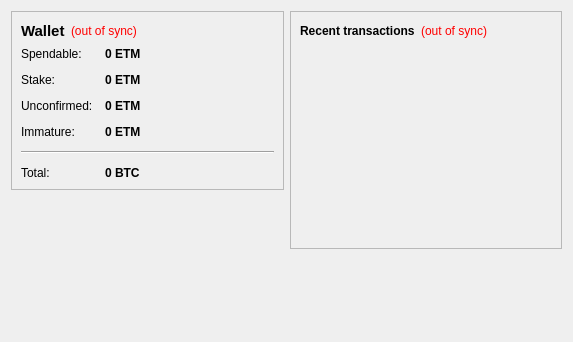
<?xml version="1.0" encoding="UTF-8"?>
<ui version="4.0">
 <class>OverviewPage</class>
 <widget class="QWidget" name="OverviewPage">
  <property name="geometry">
   <rect>
    <x>0</x>
    <y>0</y>
    <width>573</width>
    <height>342</height>
   </rect>
  </property>
  <property name="windowTitle">
   <string>Form</string>
  </property>
  <layout class="QHBoxLayout" name="horizontalLayout" stretch="1,1">
   <item>
    <layout class="QVBoxLayout" name="verticalLayout_2">
     <item>
      <widget class="QFrame" name="frame">
       <property name="frameShape">
        <enum>QFrame::StyledPanel</enum>
       </property>
       <property name="frameShadow">
        <enum>QFrame::Raised</enum>
       </property>
       <layout class="QVBoxLayout" name="verticalLayout_4">
        <item>
         <layout class="QHBoxLayout" name="horizontalLayout_4">
          <item>
           <widget class="QLabel" name="label_5">
            <property name="font">
             <font>
              <pointsize>11</pointsize>
              <weight>75</weight>
              <bold>true</bold>
             </font>
            </property>
            <property name="text">
             <string>Wallet</string>
            </property>
           </widget>
          </item>
          <item>
           <widget class="QLabel" name="labelWalletStatus">
            <property name="toolTip">
             <string>The displayed information may be out of date. Your wallet automatically synchronizes with the EliteCoin network after a connection is established, but this process has not completed yet.</string>
            </property>
            <property name="styleSheet">
             <string notr="true">QLabel { color: red; }</string>
            </property>
            <property name="text">
             <string notr="true">(out of sync)</string>
            </property>
            <property name="alignment">
             <set>Qt::AlignLeading|Qt::AlignLeft|Qt::AlignVCenter</set>
            </property>
           </widget>
          </item>
          <item>
           <spacer name="horizontalSpacer_2">
            <property name="orientation">
             <enum>Qt::Horizontal</enum>
            </property>
            <property name="sizeHint" stdset="0">
             <size>
              <width>40</width>
              <height>20</height>
             </size>
            </property>
           </spacer>
          </item>
         </layout>
        </item>
        <item>
         <layout class="QFormLayout" name="formLayout_2">
          <property name="fieldGrowthPolicy">
           <enum>QFormLayout::AllNonFixedFieldsGrow</enum>
          </property>
          <property name="horizontalSpacing">
           <number>12</number>
          </property>
          <property name="verticalSpacing">
           <number>12</number>
          </property>
          <item row="0" column="0">
           <widget class="QLabel" name="label">
            <property name="text">
             <string>Spendable:</string>
            </property>
           </widget>
          </item>
          <item row="0" column="1">
           <widget class="QLabel" name="labelBalance">
            <property name="font">
             <font>
              <weight>75</weight>
              <bold>true</bold>
             </font>
            </property>
            <property name="cursor">
             <cursorShape>IBeamCursor</cursorShape>
            </property>
            <property name="toolTip">
             <string>Your current spendable balance</string>
            </property>
            <property name="text">
             <string notr="true">0 ETM</string>
            </property>
            <property name="textInteractionFlags">
             <set>Qt::LinksAccessibleByMouse|Qt::TextSelectableByKeyboard|Qt::TextSelectableByMouse</set>
            </property>
           </widget>
          </item>
          <item row="1" column="0">
           <widget class="QLabel" name="label_6">
            <property name="text">
             <string>Stake:</string>
            </property>
           </widget>
          </item>
          <item row="1" column="1">
           <widget class="QLabel" name="labelStake">
            <property name="font">
             <font>
              <weight>75</weight>
              <bold>true</bold>
             </font>
            </property>
            <property name="cursor">
             <cursorShape>IBeamCursor</cursorShape>
            </property>
            <property name="toolTip">
             <string>Total of coins that was staked, and do not yet count toward the current balance</string>
            </property>
            <property name="text">
             <string notr="true">0 ETM</string>
            </property>
            <property name="textInteractionFlags">
             <set>Qt::LinksAccessibleByMouse|Qt::TextSelectableByKeyboard|Qt::TextSelectableByMouse</set>
            </property>
           </widget>
          </item>
          <item row="2" column="0">
           <widget class="QLabel" name="label_3">
            <property name="text">
             <string>Unconfirmed:</string>
            </property>
           </widget>
          </item>
          <item row="2" column="1">
           <widget class="QLabel" name="labelUnconfirmed">
            <property name="font">
             <font>
              <weight>75</weight>
              <bold>true</bold>
             </font>
            </property>
            <property name="cursor">
             <cursorShape>IBeamCursor</cursorShape>
            </property>
            <property name="toolTip">
             <string>Total of transactions that have yet to be confirmed, and do not yet count toward the current balance</string>
            </property>
            <property name="text">
             <string notr="true">0 ETM</string>
            </property>
            <property name="textInteractionFlags">
             <set>Qt::LinksAccessibleByMouse|Qt::TextSelectableByKeyboard|Qt::TextSelectableByMouse</set>
            </property>
           </widget>
          </item>
          <item row="3" column="0">
           <widget class="QLabel" name="labelImmatureText">
            <property name="text">
             <string>Immature:</string>
            </property>
           </widget>
          </item>
          <item row="3" column="1">
           <widget class="QLabel" name="labelImmature">
            <property name="font">
             <font>
              <weight>75</weight>
              <bold>true</bold>
             </font>
            </property>
            <property name="toolTip">
             <string>Mined balance that has not yet matured</string>
            </property>
            <property name="text">
             <string notr="true">0 ETM</string>
            </property>
            <property name="textInteractionFlags">
             <set>Qt::LinksAccessibleByMouse|Qt::TextSelectableByKeyboard|Qt::TextSelectableByMouse</set>
            </property>
           </widget>
          </item>
          <item row="4" column="0" colspan="2">
           <widget class="Line" name="line">
            <property name="orientation">
             <enum>Qt::Horizontal</enum>
            </property>
           </widget>
          </item>
          <item row="5" column="0">
           <widget class="QLabel" name="labelTotalText">
            <property name="text">
             <string>Total:</string>
            </property>
           </widget>
          </item>
          <item row="5" column="1">
           <widget class="QLabel" name="labelTotal">
            <property name="font">
             <font>
              <weight>75</weight>
              <bold>true</bold>
             </font>
            </property>
            <property name="cursor">
             <cursorShape>IBeamCursor</cursorShape>
            </property>
            <property name="toolTip">
             <string>Your current total balance</string>
            </property>
            <property name="text">
             <string notr="true">0 BTC</string>
            </property>
            <property name="textInteractionFlags">
             <set>Qt::LinksAccessibleByMouse|Qt::TextSelectableByKeyboard|Qt::TextSelectableByMouse</set>
            </property>
           </widget>
          </item>
         </layout>
        </item>
       </layout>
      </widget>
     </item>
     <item>
      <spacer name="verticalSpacer">
       <property name="orientation">
        <enum>Qt::Vertical</enum>
       </property>
       <property name="sizeHint" stdset="0">
        <size>
         <width>20</width>
         <height>40</height>
        </size>
       </property>
      </spacer>
     </item>
    </layout>
   </item>
   <item>
    <layout class="QVBoxLayout" name="verticalLayout_3">
     <item>
      <widget class="QFrame" name="frame_2">
       <property name="frameShape">
        <enum>QFrame::StyledPanel</enum>
       </property>
       <property name="frameShadow">
        <enum>QFrame::Raised</enum>
       </property>
       <layout class="QVBoxLayout" name="verticalLayout">
        <item>
         <layout class="QHBoxLayout" name="horizontalLayout_2">
          <item>
           <widget class="QLabel" name="label_4">
            <property name="text">
             <string>&lt;b&gt;Recent transactions&lt;/b&gt;</string>
            </property>
           </widget>
          </item>
          <item>
           <widget class="QLabel" name="labelTransactionsStatus">
            <property name="toolTip">
             <string>The displayed information may be out of date. Your wallet automatically synchronizes with the EliteCoin network after a connection is established, but this process has not completed yet.</string>
            </property>
            <property name="styleSheet">
             <string notr="true">QLabel { color: red; }</string>
            </property>
            <property name="text">
             <string notr="true">(out of sync)</string>
            </property>
            <property name="alignment">
             <set>Qt::AlignRight|Qt::AlignTrailing|Qt::AlignVCenter</set>
            </property>
           </widget>
          </item>
          <item>
           <spacer name="horizontalSpacer">
            <property name="orientation">
             <enum>Qt::Horizontal</enum>
            </property>
            <property name="sizeHint" stdset="0">
             <size>
              <width>40</width>
              <height>20</height>
             </size>
            </property>
           </spacer>
          </item>
         </layout>
        </item>
        <item>
         <widget class="QListView" name="listTransactions">
          <property name="styleSheet">
           <string notr="true">QListView { background: transparent; }</string>
          </property>
          <property name="frameShape">
           <enum>QFrame::NoFrame</enum>
          </property>
          <property name="verticalScrollBarPolicy">
           <enum>Qt::ScrollBarAlwaysOff</enum>
          </property>
          <property name="horizontalScrollBarPolicy">
           <enum>Qt::ScrollBarAlwaysOff</enum>
          </property>
          <property name="selectionMode">
           <enum>QAbstractItemView::NoSelection</enum>
          </property>
         </widget>
        </item>
       </layout>
      </widget>
     </item>
     <item>
      <spacer name="verticalSpacer_2">
       <property name="orientation">
        <enum>Qt::Vertical</enum>
       </property>
       <property name="sizeHint" stdset="0">
        <size>
         <width>20</width>
         <height>40</height>
        </size>
       </property>
      </spacer>
     </item>
    </layout>
   </item>
  </layout>
 </widget>
 <resources/>
 <connections/>
</ui>
